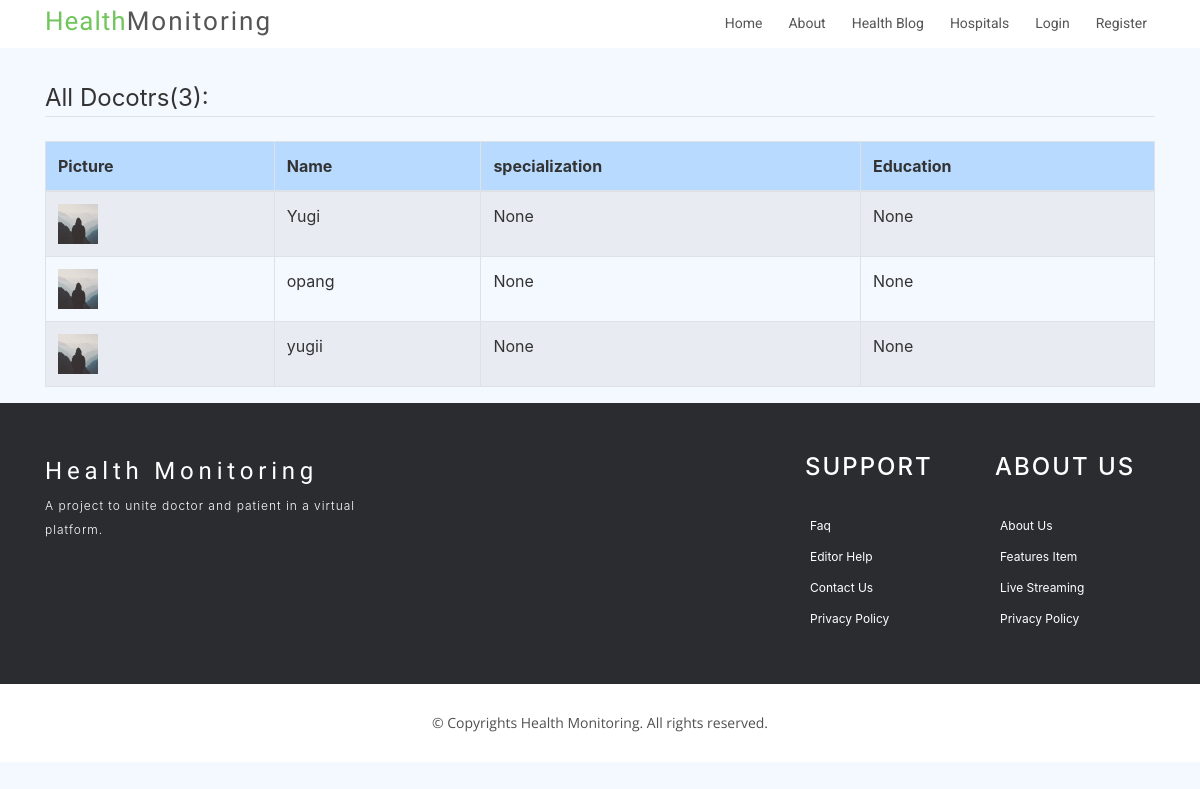
The app's page /doctors/ with its own data.
### users/models.py (models this page shows, shortened)
class Doctor(models.Model):
    user = models.OneToOneField(User, on_delete=models.CASCADE)
    specialization = models.CharField(max_length = 200, null = True)
    education = models.CharField(max_length = 200, null = True)
    image = models.ImageField(default='profile_pics/default.jpg', upload_to='profile_pics')

class User(AbstractUser):
    is_patient = models.BooleanField('patient status', default=False)
    is_doctor = models.BooleanField('doctor status', default=False)

### users/views.py (the view)
# urls.py: path('doctors/', DoctorListView.as_view(), name = 'doctors'),
class DoctorListView(ListView):
    model = Doctor
    context_object_name = 'doctors'

### users/templates/users/doctor_list.html
{% extends "home/base.html" %}
{% load crispy_forms_tags %}
{% block content %}
  <legend class="border-bottom mb-4">All Docotrs({{doctors.count }}): </legend>
  <table class="table table-hover table-bordered table-striped">
    <thead>
      <tr class="table-primary">
        <th>Picture</th>
        <th>Name</th>
        <th>specialization</th>
        <th>Education</th>
      </tr>
    </thead>
    <tbody>
      {% for doctor in doctors %}
      <tr>
        <td><img src="{{ doctor.image.url }}" height="40px"></td>
        <td>{{doctor.user.username}}</td>
        <td>{{doctor.specialization}}</td>
        <td>{{doctor.education}}</td>
      </tr>
      {% endfor %}
    </tbody>
  </table>
{% endblock content %}

### home/static/home/main.css (style rules this page uses)
body { background-color:#f4f8ff; color: #333; margin-top: 5rem; }

### records on screen
Doctor: image (placeholder picture), user.username "Yugi", specialization "None", education "None"
Doctor: image (placeholder picture), user.username "opang", specialization "None", education "None"
Doctor: image (placeholder picture), user.username "yugii", specialization "None", education "None"

### other values on screen
{{ doctors.count }} "3"
